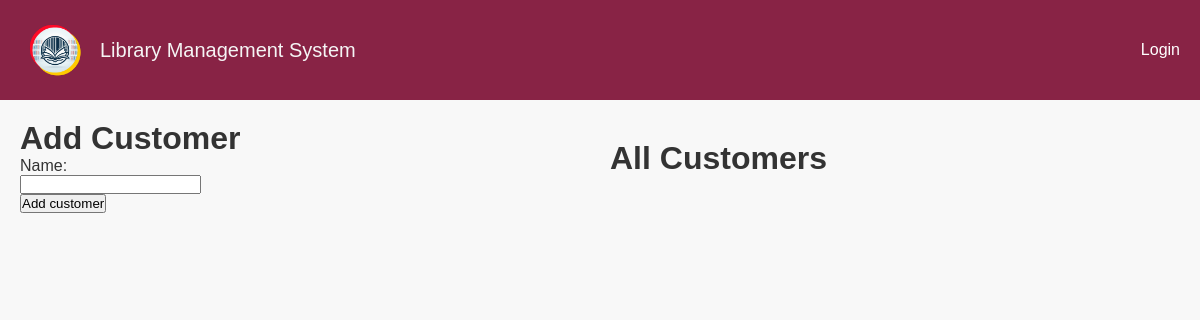
/add_customer/, run on an earlier commit of the app's database.
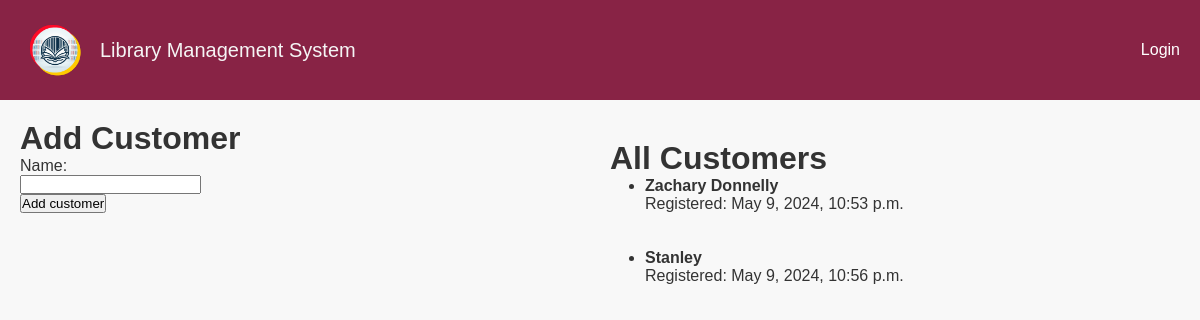
And on a later commit of the database.
### lms/models.py (models this page shows, shortened)
class Customer(models.Model):
    name = models.CharField(max_length=100)
    added_date = models.DateTimeField(auto_now_add=True)

### lms/views.py (the view)
# urls.py: path('add_customer/', add_customer, name="add_customer"),
def add_customer(request):
    if request.method == 'POST':
        name = request.POST.get('name')
        customer = Customer.objects.create(name=name)
        return redirect('add_customer')
    else:
        return render(request, 'lms/add_customer.html', {'customers': Customer.objects.all()})

### lms/templates/lms/add_customer.html (shortened to what this page needs)
{% extends 'lms/_base.html' %}
{% block content %}
    <div style="display: flex;">
        <div style="flex: 1; margin-right: 20px;">
            <h1>Add Customer</h1>
            <form method="POST" action="{% url 'add_customer' %}">
                <label for="name">Name:</label><br>
                <input type="text" id="name" name="name"><br>
                <input type="submit" value="Add customer">
            </form>
        </div>
        <div style="flex: 1;">
            <h1 style='margin-top: 20px'>All Customers</h1>
            <ul>
                {% for customer in customers %}
                    <li style='margin-left: 35px;'><b>{{ customer.name }}</b></li>
                    <li style='margin-left: 35px; list-style-type: none;'>Registered: {{ customer.added_date }}</li>
                    </li><br><br>
                {% endfor %}
            </ul>
        </div>
    </div>
{% endblock content %}

What changed in the data, as far as the page shows it:
added Customer: name "Zachary Donnelly", added_date "May 9, 2024, 10:53 p.m."
added Customer: name "Stanley", added_date "May 9, 2024, 10:56 p.m."
